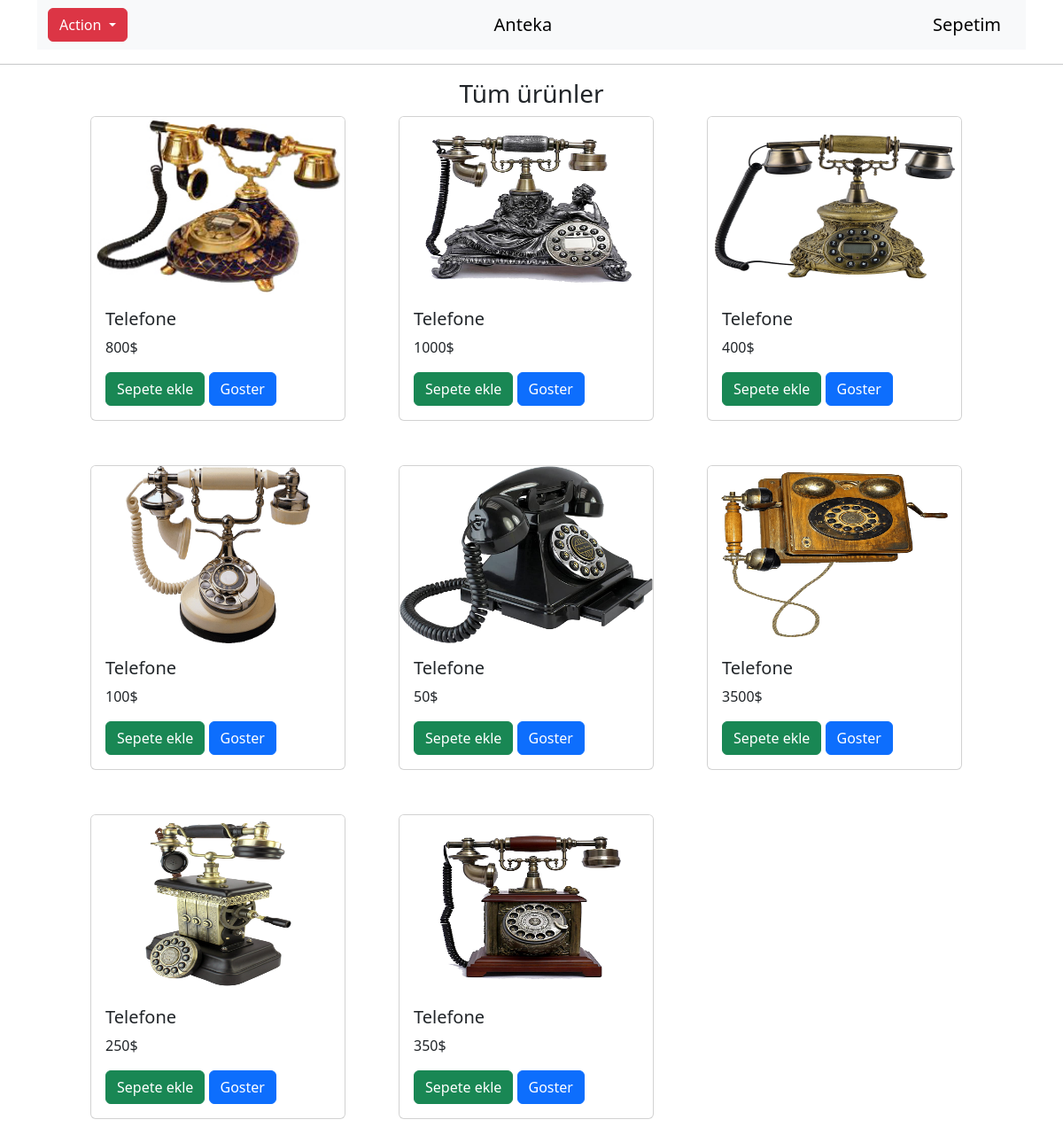
Screenshot of /internet-pro/tele/telefon.php with the database file from the repository.
### tables this page shows
CREATE TABLE `telefonlar` (
  `id` int(11) NOT NULL,
  `name` text NOT NULL,
  `price` text NOT NULL,
  `image` text NOT NULL
);

### internet-pro/tele/telefon.php (the view, shortened to what this page needs)
<!DOCTYPE html>
<html lang="en">
<head>
    <link rel="stylesheet" href="../css/bootstrap.min.css">
    <link rel="stylesheet" href="index.css">
</head>
<body>
    <div class="container">
    <nav class="navbar bg-body-tertiary">
    <div class="container-fluid">
    <div class="btn-group">
  <button type="button" class="btn btn-danger dropdown-toggle" data-toggle="dropdown" >
    Action
  </button>
</div>
    <a class="navbar-brand" href="../login.php">Anteka</a>
    <a href="card.php" class="navbar-brand">Sepetim</a>
    </div>
    </div>
<hr>
<center>
    <h3>Tüm ürünler</h3>
    </center>
    <?php
    include('../config.php');
    $result=mysqli_query($con,'SELECT * FROM telefonlar');
    while($row=mysqli_fetch_array($result)){
        echo "
        <div class='container'>
        <div class='card' style='width: 18rem; margin-bottom:50px;'>
        <img src='$row[image]' class='card-img-top'  width='100%' height='200px'>
        <div class='card-body'>
        <h5 class='card-title'>$row[name]</h5>
        <p class='card-text'>$row[price]</p>
        <a href='val.php? id=$row[id]' class='btn btn-success'>Sepete ekle</a>
        <a href='gor.php? id=$row[id]' class='btn btn-primary'>Goster</a>
        </div>
        </div>
        </div>
        ";
    }
    ?>
</body>
</html>

### internet-pro/tele/telefon.php (style rules this page uses)
.card { float: left; margin-left: 60px; }

### rows the page displays
telefonlar: image (picture), name "Telefone", price "800$"
telefonlar: image (picture), name "Telefone", price "1000$"
telefonlar: image (picture), name "Telefone", price "400$"
telefonlar: image (picture), name "Telefone", price "100$"
telefonlar: image (picture), name "Telefone", price "50$"
telefonlar: image (picture), name "Telefone", price "3500$"
telefonlar: image (picture), name "Telefone", price "250$"
telefonlar: image (picture), name "Telefone", price "350$"
